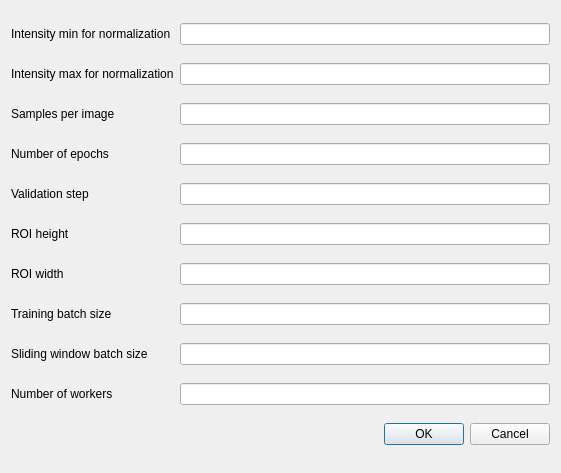
<?xml version="1.0" encoding="UTF-8"?>
<ui version="4.0">
 <class>Dialog</class>
 <widget class="QDialog" name="Dialog">
  <property name="geometry">
   <rect>
    <x>0</x>
    <y>0</y>
    <width>561</width>
    <height>473</height>
   </rect>
  </property>
  <property name="windowTitle">
   <string>U-Net 2D Mapper</string>
  </property>
  <layout class="QGridLayout" name="gridLayout">
   <item row="9" column="1">
    <widget class="QLineEdit" name="leTrainingBatchSize">
     <property name="alignment">
      <set>Qt::AlignRight|Qt::AlignTrailing|Qt::AlignVCenter</set>
     </property>
    </widget>
   </item>
   <item row="12" column="0" colspan="2">
    <widget class="QDialogButtonBox" name="buttonBox">
     <property name="orientation">
      <enum>Qt::Horizontal</enum>
     </property>
     <property name="standardButtons">
      <set>QDialogButtonBox::Cancel|QDialogButtonBox::Ok</set>
     </property>
    </widget>
   </item>
   <item row="3" column="0">
    <widget class="QLabel" name="labelNumEpochs">
     <property name="text">
      <string>Number of epochs</string>
     </property>
    </widget>
   </item>
   <item row="8" column="1">
    <widget class="QLineEdit" name="lineEditROIWidth">
     <property name="alignment">
      <set>Qt::AlignRight|Qt::AlignTrailing|Qt::AlignVCenter</set>
     </property>
    </widget>
   </item>
   <item row="7" column="1">
    <widget class="QLineEdit" name="lineEditROIHeight">
     <property name="alignment">
      <set>Qt::AlignRight|Qt::AlignTrailing|Qt::AlignVCenter</set>
     </property>
    </widget>
   </item>
   <item row="4" column="0">
    <widget class="QLabel" name="labelValidationStep">
     <property name="text">
      <string>Validation step</string>
     </property>
    </widget>
   </item>
   <item row="7" column="0">
    <widget class="QLabel" name="labelROIHeight">
     <property name="text">
      <string>ROI height</string>
     </property>
    </widget>
   </item>
   <item row="0" column="1">
    <widget class="QLineEdit" name="leGlobalIntMin">
     <property name="alignment">
      <set>Qt::AlignRight|Qt::AlignTrailing|Qt::AlignVCenter</set>
     </property>
    </widget>
   </item>
   <item row="10" column="0">
    <widget class="QLabel" name="labelSlidingWindowBatchSize">
     <property name="text">
      <string>Sliding window batch size</string>
     </property>
    </widget>
   </item>
   <item row="3" column="1">
    <widget class="QLineEdit" name="leNumEpochs">
     <property name="inputMethodHints">
      <set>Qt::ImhDigitsOnly|Qt::ImhPreferNumbers</set>
     </property>
     <property name="alignment">
      <set>Qt::AlignRight|Qt::AlignTrailing|Qt::AlignVCenter</set>
     </property>
    </widget>
   </item>
   <item row="1" column="0">
    <widget class="QLabel" name="labelGlobalIntMax">
     <property name="text">
      <string>Intensity max for normalization</string>
     </property>
    </widget>
   </item>
   <item row="1" column="1">
    <widget class="QLineEdit" name="leGlobalIntMax">
     <property name="alignment">
      <set>Qt::AlignRight|Qt::AlignTrailing|Qt::AlignVCenter</set>
     </property>
    </widget>
   </item>
   <item row="4" column="1">
    <widget class="QLineEdit" name="leValidationStep">
     <property name="alignment">
      <set>Qt::AlignRight|Qt::AlignTrailing|Qt::AlignVCenter</set>
     </property>
    </widget>
   </item>
   <item row="11" column="1">
    <widget class="QLineEdit" name="leNumWorkers">
     <property name="alignment">
      <set>Qt::AlignRight|Qt::AlignTrailing|Qt::AlignVCenter</set>
     </property>
    </widget>
   </item>
   <item row="11" column="0">
    <widget class="QLabel" name="labelNumWorkers">
     <property name="text">
      <string>Number of workers</string>
     </property>
    </widget>
   </item>
   <item row="10" column="1">
    <widget class="QLineEdit" name="leSlidingWindowBatchSize">
     <property name="alignment">
      <set>Qt::AlignRight|Qt::AlignTrailing|Qt::AlignVCenter</set>
     </property>
    </widget>
   </item>
   <item row="0" column="0">
    <widget class="QLabel" name="labelGlobalIntMin">
     <property name="text">
      <string>Intensity min for normalization</string>
     </property>
    </widget>
   </item>
   <item row="8" column="0">
    <widget class="QLabel" name="labelROIWidth">
     <property name="text">
      <string>ROI width</string>
     </property>
    </widget>
   </item>
   <item row="9" column="0">
    <widget class="QLabel" name="label">
     <property name="text">
      <string>Training batch size</string>
     </property>
    </widget>
   </item>
   <item row="2" column="0">
    <widget class="QLabel" name="labelNumSamplesPerImage">
     <property name="text">
      <string>Samples per image</string>
     </property>
    </widget>
   </item>
   <item row="2" column="1">
    <widget class="QLineEdit" name="leSamplesPerImage">
     <property name="alignment">
      <set>Qt::AlignRight|Qt::AlignTrailing|Qt::AlignVCenter</set>
     </property>
    </widget>
   </item>
  </layout>
 </widget>
 <tabstops>
  <tabstop>leGlobalIntMin</tabstop>
  <tabstop>leGlobalIntMax</tabstop>
  <tabstop>leNumEpochs</tabstop>
  <tabstop>leValidationStep</tabstop>
  <tabstop>lineEditROIHeight</tabstop>
  <tabstop>lineEditROIWidth</tabstop>
  <tabstop>leTrainingBatchSize</tabstop>
  <tabstop>leSlidingWindowBatchSize</tabstop>
  <tabstop>leNumWorkers</tabstop>
 </tabstops>
 <resources/>
 <connections>
  <connection>
   <sender>buttonBox</sender>
   <signal>accepted()</signal>
   <receiver>Dialog</receiver>
   <slot>accept()</slot>
   <hints>
    <hint type="sourcelabel">
     <x>248</x>
     <y>254</y>
    </hint>
    <hint type="destinationlabel">
     <x>157</x>
     <y>274</y>
    </hint>
   </hints>
  </connection>
  <connection>
   <sender>buttonBox</sender>
   <signal>rejected()</signal>
   <receiver>Dialog</receiver>
   <slot>reject()</slot>
   <hints>
    <hint type="sourcelabel">
     <x>316</x>
     <y>260</y>
    </hint>
    <hint type="destinationlabel">
     <x>286</x>
     <y>274</y>
    </hint>
   </hints>
  </connection>
 </connections>
</ui>
